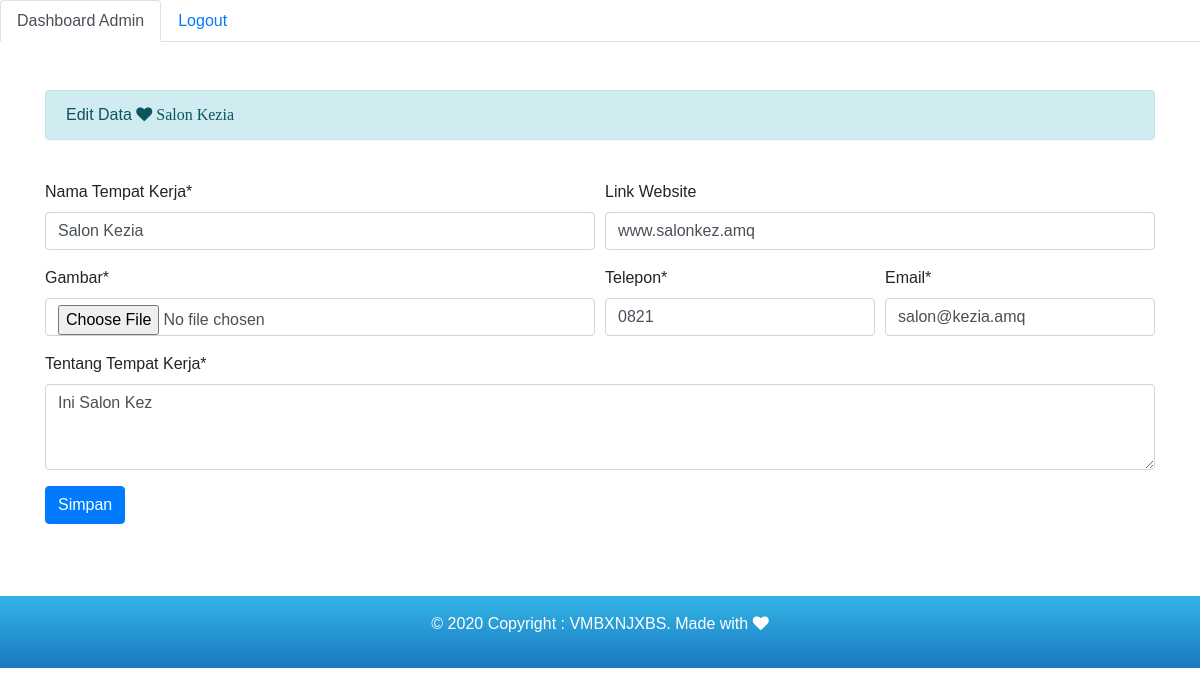
Screenshot of /admin/edittempat.php?id_t=8&&n_t=Salon Kezia (signed in) with the database file from the repository.
### tables this page shows
CREATE TABLE `tempat_tb` (
  `id_tempat` int(11) NOT NULL,
  `nama_t` varchar(50) NOT NULL,
  `gambar` varchar(50) NOT NULL,
  `link_web` varchar(100) NOT NULL,
  `telepon` varchar(15) NOT NULL,
  `email` varchar(50) NOT NULL,
  `tentang` varchar(500) NOT NULL
);

### admin/config/fun_exec.php (called while the page is built, shortened)
<?php
require_once 'koneksi.php';
function querySelect($query) {
	global $conn;
	$result = mysqli_query($conn, $query);
	$rows = [];
	while($row = mysqli_fetch_assoc($result)) {
		$rows[] = $row;
	}
	return $rows;
}

### admin/edittempat.php (the view, shortened to what this page needs)
<?php
require_once 'config/koneksi.php';
require_once 'config/fun_exec.php';
if ( isset($_GET["id_t"]) ) {
    $id = $_GET["id_t"];
    $result = querySelect("SELECT * FROM tempat_tb WHERE id_tempat = '$id' ")[0];
} else {
    header("Location: index.php");
}
?>
<?php
require_once 'compo/header.php';
?>
<div class="container">
  <div class="alert alert-info" role="alert">
  Edit Data <i class="fa fa-heart"> <?= $_GET["n_t"] ?></i>
</div>
<br>
<form action="" method="POST" enctype="multipart/form-data">
  <div class="form-row">
    <div class="col-md-6 mb-3">
      <label for="nama">Nama Tempat Kerja*</label>
      <input type="text" class="form-control" id="nama" name="nama" value="<?= $result["nama_t"] ?>" required>
    </div>
    <div class="col-md-6 mb-3">
      <label for="link_web">Link Website</label>
      <input type="text" class="form-control" id="link_web" placeholder="Website, Facebook, Instagram, dll." name="link_web" value="<?= $result["link_web"] ?>" required>
    </div>
  </div>
  <div class="form-row">
    <div class="col-md-6 mb-3">
      <label for="gambar">Gambar*</label>
      <input type="file" class="form-control" id="gambar" name="gambar" required>
    </div>
    <div class="col-md-3 mb-3">
      <label for="telp">Telepon*</label>
      <input type="number" class="form-control" id="telp" name="telp" value="<?= $result["telepon"] ?>" required>
    </div>
    <div class="col-md-3 mb-3">
      <label for="email">Email*</label>
      <input type="email" class="form-control" id="email" name="email" value="<?= $result["email"] ?>" required>
    </div>
  </div>
  <div class="form-group">
    <label for="tentang">Tentang Tempat Kerja*</label>
    <textarea class="form-control" id="tentang" rows="3" name="tentang"><?= $result["tentang"] ?></textarea>
  </div>
  <button class="btn btn-primary" type="submit" name="simpan">Simpan</button>
</form>
</div>
<?php require_once 'compo/footer.php'; ?>

### style.css (style rules this page uses)
* { font-family: 'Quicksand', sans-serif; }

### rows the page displays
tempat_tb: nama "Salon Kezia", link_web "www.salonkez.amq", telp "0821", email "salon@kezia.amq", tentang "Ini Salon Kez"

### other values shown
$_GET["n_t"] "Salon Kezia"
